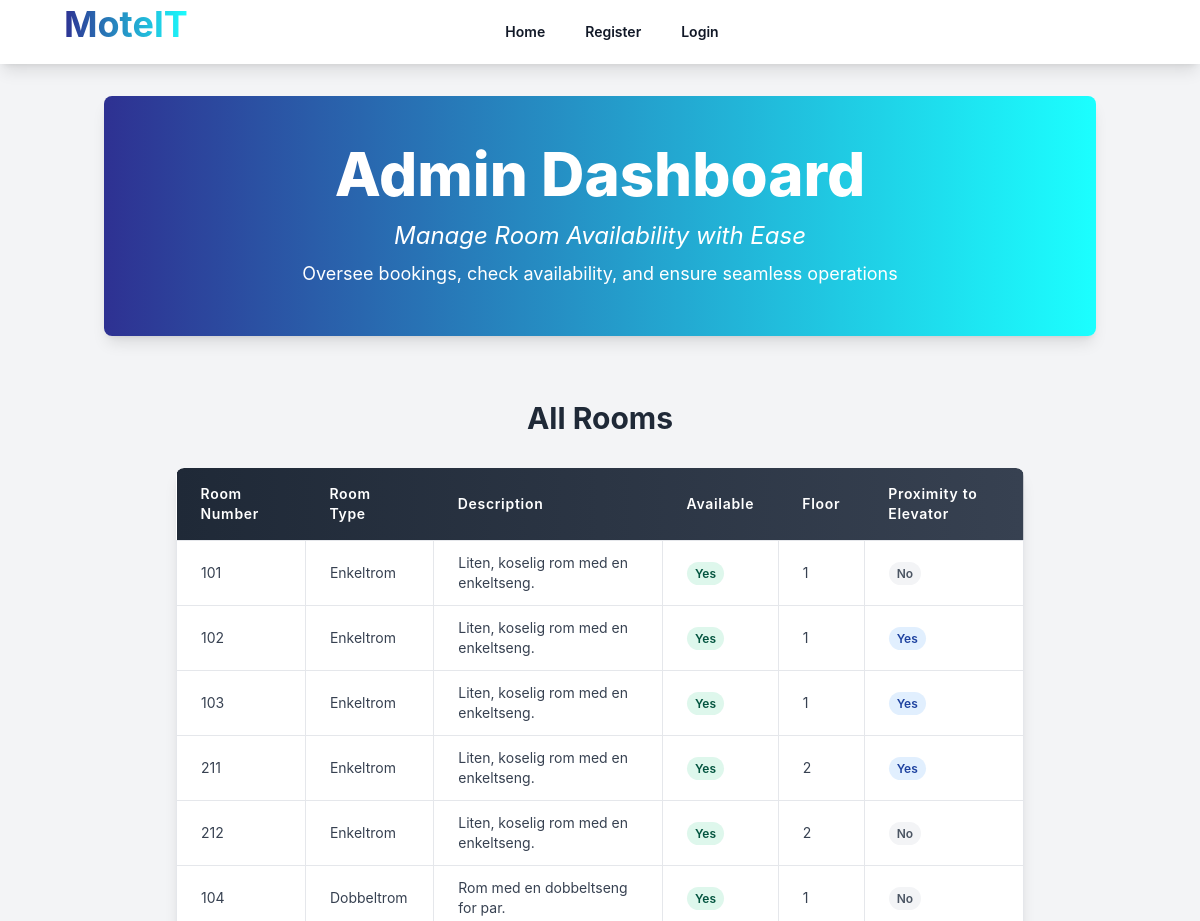
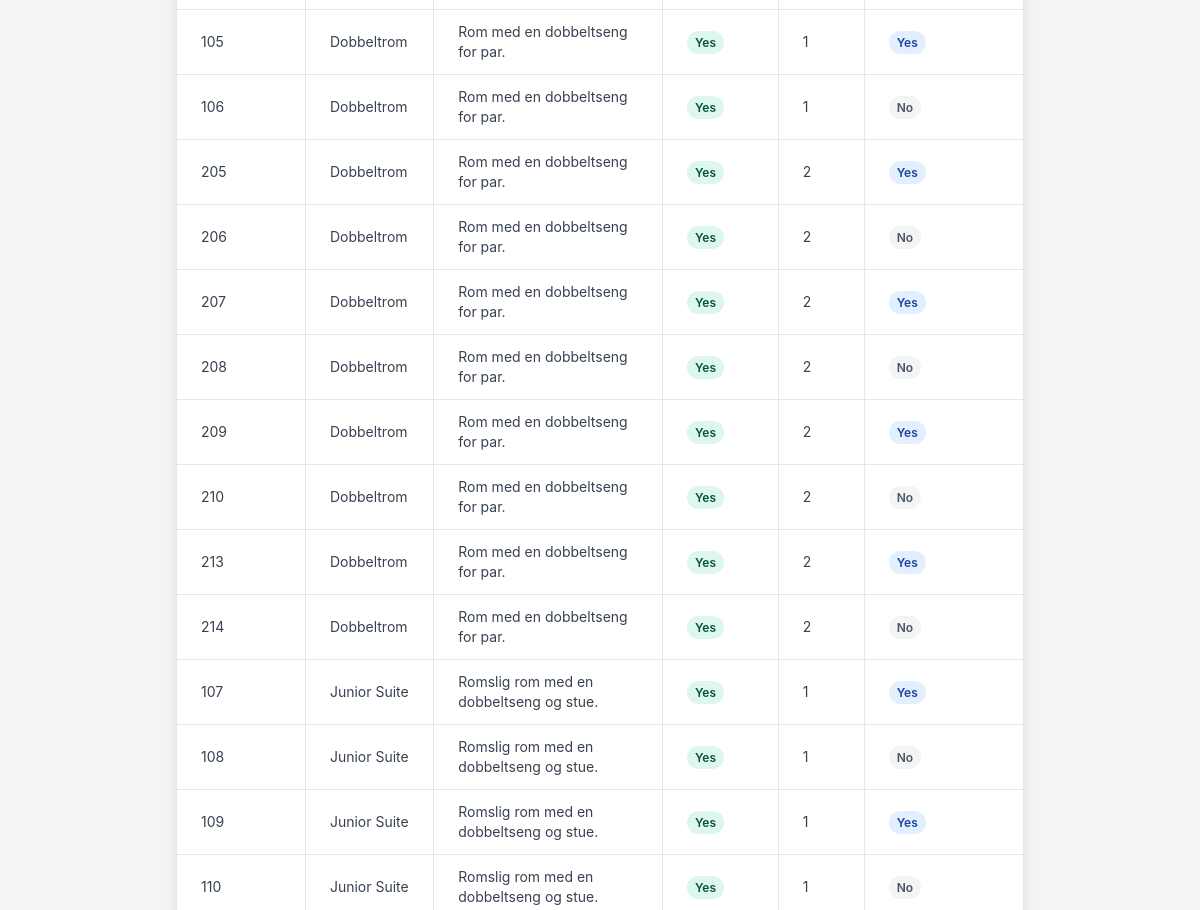
Page /public/admin.php (upper part) on the earlier database version (2 pictures, top to bottom).
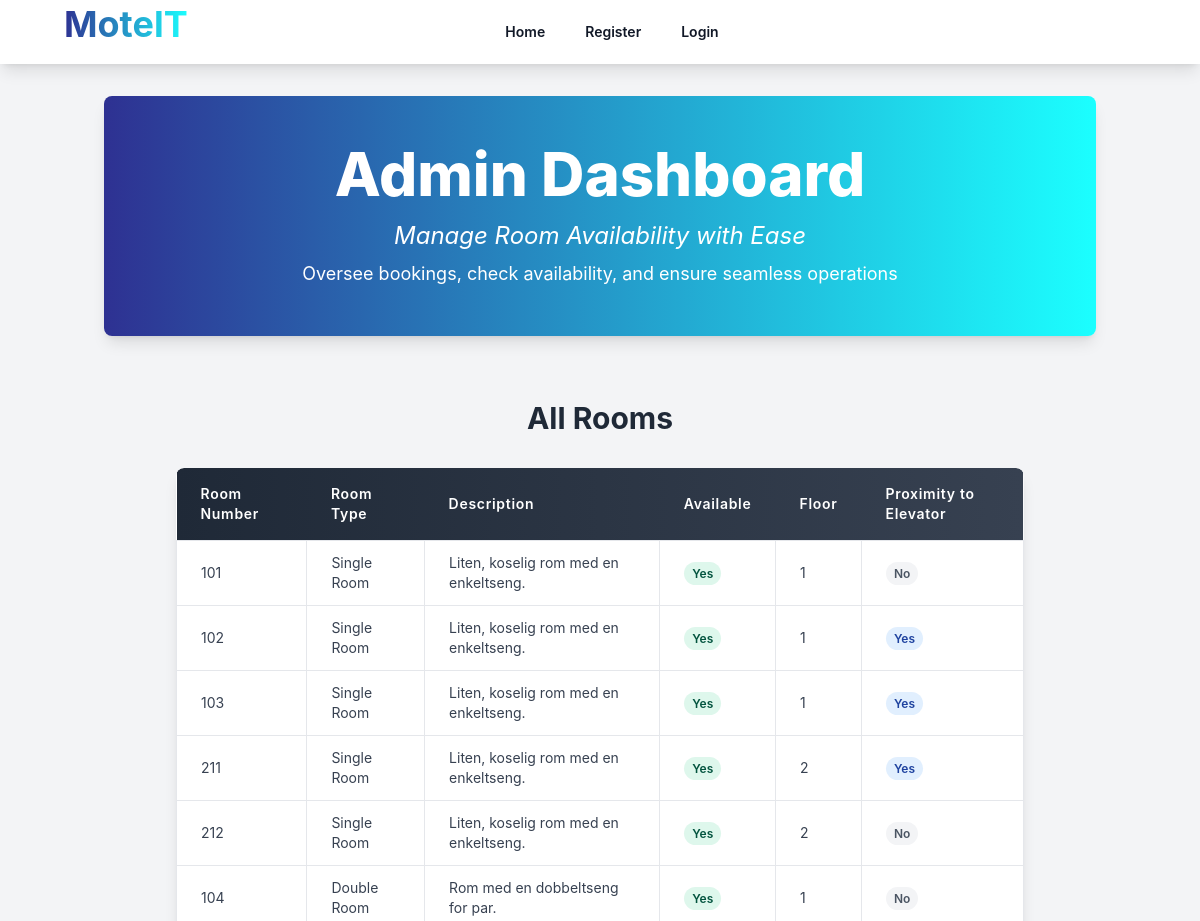
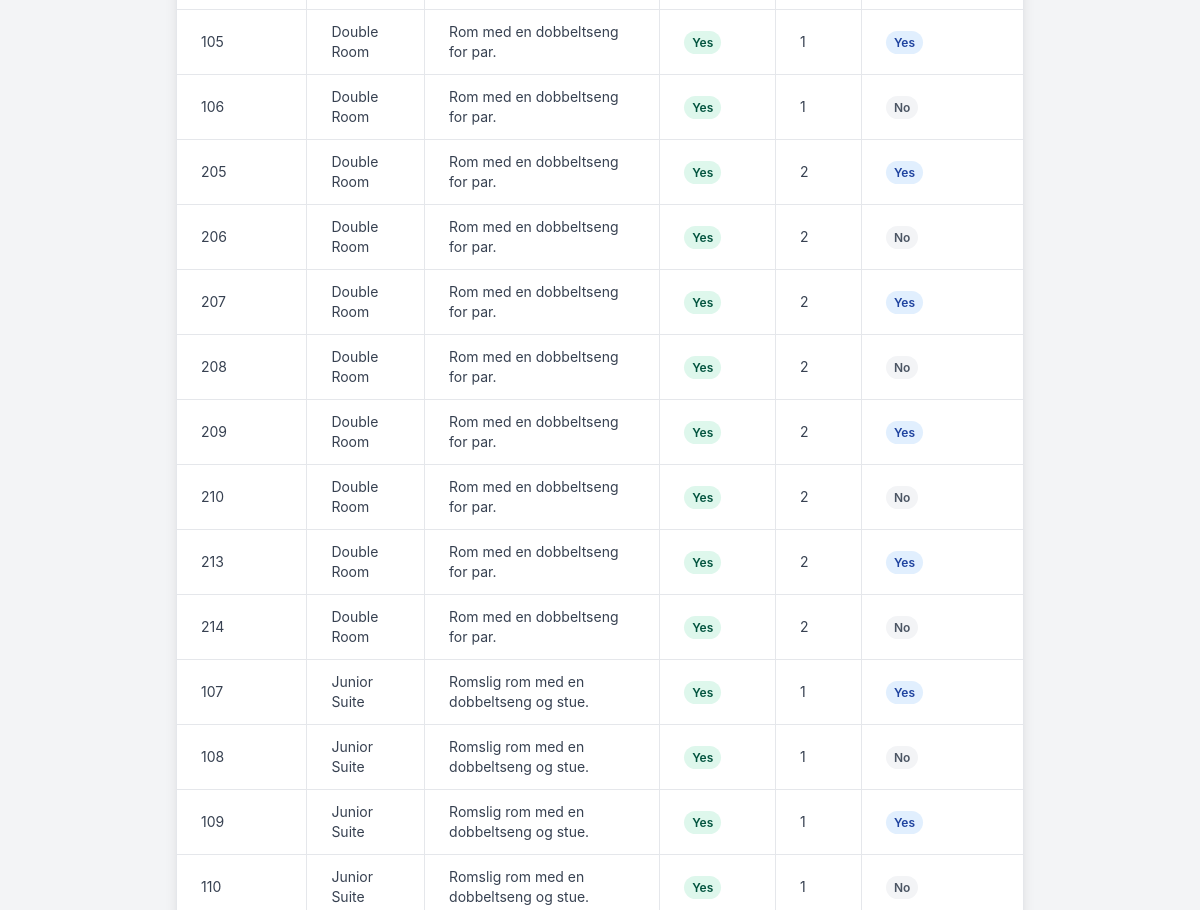
Same page on the later database version (2 pictures, top to bottom).
### tables this page shows
CREATE TABLE rooms (
    id INT AUTO_INCREMENT PRIMARY KEY,
    room_number VARCHAR(10) NOT NULL UNIQUE,
    type_id INT,
    available BOOLEAN DEFAULT TRUE,
    floor INT,
    proximity_to_elevator BOOLEAN DEFAULT FALSE,
    FOREIGN KEY (type_id) REFERENCES room_types(id),
    created_at TIMESTAMP DEFAULT CURRENT_TIMESTAMP
);

CREATE TABLE room_types (
    id INT AUTO_INCREMENT PRIMARY KEY,
    name VARCHAR(50) NOT NULL,
    description TEXT,
    max_adults INT NOT NULL,
    max_children INT NOT NULL,
    created_at TIMESTAMP DEFAULT CURRENT_TIMESTAMP
);

### public/admin.php (called while the page is built, shortened)
<?php
include __DIR__ . '/../app/core/db_connect.php';
$sql = "SELECT r.room_number, rt.name AS room_type, rt.description AS room_description, r.available, r.floor, r.proximity_to_elevator
        FROM rooms r
        JOIN room_types rt ON r.type_id = rt.id";
$result = $conn->query($sql);
include __DIR__ . '/../app/views/layouts/main.php';

### app/views/admin.php (the view)
<body class="bg-gray-100 font-sans leading-normal tracking-normal">
    <header class="mt-4 rounded-lg bg-gradient-to-r from-[#2E3192] to-[#1BFFFF] text-white py-12 shadow-lg">
        <div class="container mx-auto text-center">
            <h1 class="text-6xl font-extrabold leading-snug">Admin Dashboard</h1>
            <p class="mt-4 text-2xl italic">Manage Room Availability with Ease</p>
            <p class="mt-2 text-lg">Oversee bookings, check availability, and ensure seamless operations</p>
        </div>
    </header>
    <div class="container mx-auto max-w-4xl p-6">
        <div class="mt-10">
            <h2 class="text-3xl font-bold mb-8 text-center text-gray-800">All Rooms</h2>
            <div class="overflow-x-auto rounded-lg shadow-lg">
                <table class="min-w-full bg-white shadow-md rounded-lg overflow-hidden">
                    <thead class="bg-gradient-to-r from-gray-800 to-gray-700 text-white">
                        <tr>
                            <th class="py-4 px-6 text-left text-sm font-semibold tracking-wider">Room Number</th>
                            <th class="py-4 px-6 text-left text-sm font-semibold tracking-wider">Room Type</th>
                            <th class="py-4 px-6 text-left text-sm font-semibold tracking-wider">Description</th>
                            <th class="py-4 px-6 text-left text-sm font-semibold tracking-wider">Available</th>
                            <th class="py-4 px-6 text-left text-sm font-semibold tracking-wider">Floor</th>
                            <th class="py-4 px-6 text-left text-sm font-semibold tracking-wider">Proximity to Elevator</th>
                        </tr>
                    </thead>
                    <tbody class="bg-white divide-y divide-gray-200">
                        <?php while ($row = $result->fetch_assoc()): ?>
                            <tr class="hover:bg-gray-50 hover:shadow-sm transition-all duration-200">
                                <td class="border px-6 py-3 text-sm text-gray-700"><?php echo htmlspecialchars($row['room_number']); ?></td>
                                <td class="border px-6 py-3 text-sm text-gray-700"><?php echo htmlspecialchars($row['room_type']); ?></td>
                                <td class="border px-6 py-3 text-sm text-gray-700"><?php echo htmlspecialchars($row['room_description']); ?></td>
                                <td class="border px-6 py-3 text-sm text-gray-700">
                                    <span class="<?php echo $row['available'] ? 'bg-green-100 text-green-800' : 'bg-red-100 text-red-800'; ?> px-2 py-1 rounded-full text-xs font-semibold">
                                        <?php echo $row['available'] ? 'Yes' : 'No'; ?>
                                    </span>
                                </td>
                                <td class="border px-6 py-3 text-sm text-gray-700"><?php echo htmlspecialchars($row['floor']); ?></td>
                                <td class="border px-6 py-3 text-sm text-gray-700">
                                    <span class="<?php echo $row['proximity_to_elevator'] ? 'bg-blue-100 text-blue-800' : 'bg-gray-100 text-gray-600'; ?> px-2 py-1 rounded-full text-xs font-semibold">
                                        <?php echo $row['proximity_to_elevator'] ? 'Yes' : 'No'; ?>
                                    </span>
                                </td>
                            </tr>
                        <?php endwhile; ?>
                    </tbody>
                </table>
            </div>
        </div>
    </div>
</body>

### app/views/layouts/main.php (shortened to what this page needs)
<!DOCTYPE html>
<html lang="en">
<head>
    <link rel="stylesheet" href="/Roombooking/public/css/styles.css">
    <link href="https://cdn.jsdelivr.net/npm/flowbite@2.5.2/dist/flowbite.min.css" rel="stylesheet" />
    <link rel="stylesheet" href="https://cdnjs.cloudflare.com/ajax/libs/font-awesome/6.0.0-beta3/css/all.min.css">
    <link rel="stylesheet" href="https://cdn.jsdelivr.net/npm/flatpickr/dist/flatpickr.min.css">
</head>
<body class="bg-gray-100">
    <?php
    $current_page = basename($_SERVER['SCRIPT_FILENAME']);
    if ($current_page !== 'process_booking.php' && $current_page !== 'confirmation.php') {
        include __DIR__ . '/../components/navbar.php';
    }
    ?> <div class="container mx-auto p-4">
        <?php include($view); ?>
    </div>
</body>
</html>

### app/views/components/navbar.php (shortened to what this page needs)
<?php
$current_page = basename($_SERVER['REQUEST_URI']);
?>
<nav class="bg-white shadow-lg">
    <div class="mx-auto max-w-7xl px-2 sm:px-6 lg:px-8">
        <div class="relative flex h-16 items-center justify-between">
            <div class="absolute inset-y-0 left-0 flex items-center pl-2 sm:static sm:inset-auto sm:ml-6 sm:pl-0">
                <h2 class="text-4xl font-bold mb-4 leading-snug bg-clip-text text-transparent bg-gradient-to-r from-[#2E3192] to-[#1BFFFF]">MotelT</h2>
            </div>
            <div class="flex flex-1 items-center justify-center sm:items-stretch sm:justify-start">
                <div class="hidden sm:ml-6 sm:block">
                    <div class="flex space-x-4">
                        <a href="/Roombooking/public/index.php" class="rounded-md px-3 py-2 text-sm font-semibold <?php echo $current_page == 'index.php' ? 'bg-gray-800 text-white' : 'text-gray-900  hover:text-[#2E3192]'; ?>" aria-current="page">Home</a>
                        <?php if (!isset($_SESSION['username'])): ?>
                            <a href="/Roombooking/public/register.php" class="rounded-md px-3 py-2 text-sm font-semibold <?php echo $current_page == 'register.php' ? 'bg-gray-800 text-white' : 'text-gray-900  hover:text-#2E3192'; ?>">Register</a>
                            <a href="/Roombooking/public/login.php" class="rounded-md px-3 py-2 text-sm font-semibold <?php echo $current_page == 'login.php' ? 'bg-gray-800 text-white' : 'text-gray-900  hover:text-[#2E3192]'; ?>">Login</a>
                        <?php endif; ?>
                    </div>
                </div>
            </div>
        </div>
    </div>
</nav>

Differences in the rows shown:
changed through a linked row, rooms (number 1 of 20 on the later page): type.name "Enkeltrom" → "Single Room"
changed through a linked row, rooms (number 2 of 20 on the later page): type.name "Enkeltrom" → "Single Room"
changed through a linked row, rooms (number 3 of 20 on the later page): type.name "Enkeltrom" → "Single Room"
changed through a linked row, rooms (number 4 of 20 on the later page): type.name "Enkeltrom" → "Single Room"
changed through a linked row, rooms (number 5 of 20 on the later page): type.name "Enkeltrom" → "Single Room"
changed through a linked row, rooms (number 6 of 20 on the later page): type.name "Dobbeltrom" → "Double Room"
changed through a linked row, rooms (number 7 of 20 on the later page): type.name "Dobbeltrom" → "Double Room"
changed through a linked row, rooms (number 8 of 20 on the later page): type.name "Dobbeltrom" → "Double Room"
changed through a linked row, rooms (number 9 of 20 on the later page): type.name "Dobbeltrom" → "Double Room"
changed through a linked row, rooms (number 10 of 20 on the later page): type.name "Dobbeltrom" → "Double Room"
changed through a linked row, rooms (number 11 of 20 on the later page): type.name "Dobbeltrom" → "Double Room"
changed through a linked row, rooms (number 12 of 20 on the later page): type.name "Dobbeltrom" → "Double Room"
changed through a linked row, rooms (number 13 of 20 on the later page): type.name "Dobbeltrom" → "Double Room"
changed through a linked row, rooms (number 14 of 20 on the later page): type.name "Dobbeltrom" → "Double Room"
changed through a linked row, rooms (number 15 of 20 on the later page): type.name "Dobbeltrom" → "Double Room"
changed through a linked row, rooms (number 16 of 20 on the later page): type.name "Dobbeltrom" → "Double Room"
